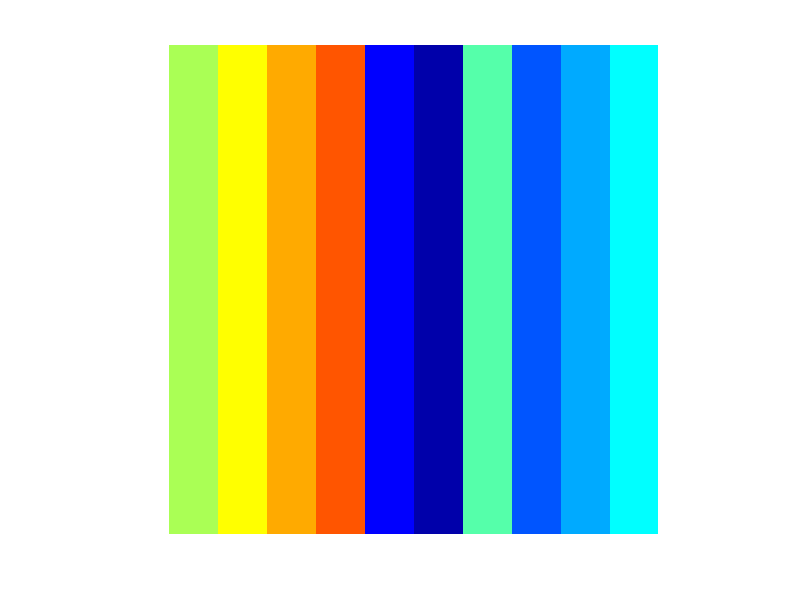

The MATLAB source for this figure: (Note: this script raises an error after producing the figure.)
%% This is a tutorial for the Remote Data Toolbox object-oriented API.
%
% This script shows how you might generate some data as part of a project
% and publish that data as an artifact to the project's remote data
% repository.
%
% This script uses a JSON file to configure a Remote Data Toolbox client
% object with things like the Url of the project's remote repository.  This
% simplifies various calls to the Remote Data Toolbox functions.
%
% You probably don't want to store your project's repository credentials in
% a JSON file, because others would be able to read it.  So before
% publishing data, this script will prompt you to enter a password into a
% dialog window.  For this demo, use the user name "test" and password
% "test123".
%
% See also rdtExampleReadData, rdtPublishArtifacts
%
% Copyright (c) 2015 RemoteDataToolbox Team

clear;
clc;

%% Generate an image.

% generate some random data and save it as an image.
row = 1 + floor((0:499) / 50);
indexes = repmat(row, 500, 1);
colors = jet(10);
colors = colors(randperm(10), :);
imageData = colors(indexes, :);
imageData = reshape(imageData, 500, 500, 3);
imageFile = fullfile(tempdir(), 'demo-image.png');
imwrite(imageData, imageFile, 'png');

% view the image
imshow(imageFile)

%% Create a client object with project configuration and credentials.
client = RdtClient('brainard-archiva');
client.credentialsDialog();

%% Publish the image as an artifact.

% change to the "remote path" where we want to publish the artifact
client.crp('/project-demo');

% each artifact must have a version, the default is version '1'
version = '40';

% supply the configuration, which now contains publishing credentials
artifact = client.publishArtifact(imageFile, ...
    'version', version, ...
    'description', 'This is a test image with random-colored vertical stripes.', ...
    'name', 'Dr. Stripes');

%% See metadata about the new artifact!
disp(artifact)

%% Visit the new artifact on the web!

% From the directory listing, click on png file and check that the image in
% the brwoser matches the image in the Matlab figure.
client.openBrowser(artifact);
